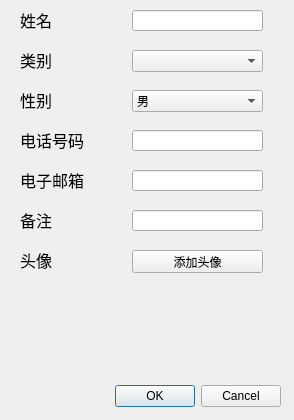
<?xml version="1.0" encoding="UTF-8"?>
<ui version="4.0">
 <class>AddAddressDialog</class>
 <widget class="QDialog" name="AddAddressDialog">
  <property name="geometry">
   <rect>
    <x>0</x>
    <y>0</y>
    <width>294</width>
    <height>420</height>
   </rect>
  </property>
  <property name="sizePolicy">
   <sizepolicy hsizetype="Fixed" vsizetype="Fixed">
    <horstretch>0</horstretch>
    <verstretch>0</verstretch>
   </sizepolicy>
  </property>
  <property name="minimumSize">
   <size>
    <width>294</width>
    <height>420</height>
   </size>
  </property>
  <property name="maximumSize">
   <size>
    <width>294</width>
    <height>420</height>
   </size>
  </property>
  <property name="windowTitle">
   <string>添加联系人</string>
  </property>
  <property name="windowIcon">
   <iconset resource="resource.qrc">
    <normaloff>:/Img/Img/blenderIcon.png</normaloff>:/Img/Img/blenderIcon.png</iconset>
  </property>
  <property name="styleSheet">
   <string notr="true"/>
  </property>
  <widget class="QDialogButtonBox" name="buttonBox">
   <property name="geometry">
    <rect>
     <x>80</x>
     <y>380</y>
     <width>201</width>
     <height>32</height>
    </rect>
   </property>
   <property name="font">
    <font>
     <family>微软雅黑</family>
    </font>
   </property>
   <property name="styleSheet">
    <string notr="true">QPushButton :: Activate{
    border: 2px solid lightblue
}</string>
   </property>
   <property name="orientation">
    <enum>Qt::Horizontal</enum>
   </property>
   <property name="standardButtons">
    <set>QDialogButtonBox::Cancel|QDialogButtonBox::Ok</set>
   </property>
  </widget>
  <widget class="QLabel" name="label_2">
   <property name="geometry">
    <rect>
     <x>20</x>
     <y>10</y>
     <width>101</width>
     <height>20</height>
    </rect>
   </property>
   <property name="font">
    <font>
     <family>微软雅黑</family>
     <pointsize>12</pointsize>
    </font>
   </property>
   <property name="text">
    <string>姓名</string>
   </property>
  </widget>
  <widget class="QLineEdit" name="name">
   <property name="geometry">
    <rect>
     <x>132</x>
     <y>10</y>
     <width>131</width>
     <height>21</height>
    </rect>
   </property>
   <property name="font">
    <font>
     <family>微软雅黑</family>
     <pointsize>9</pointsize>
    </font>
   </property>
   <property name="text">
    <string/>
   </property>
   <property name="maxLength">
    <number>20</number>
   </property>
   <property name="clearButtonEnabled">
    <bool>true</bool>
   </property>
  </widget>
  <widget class="QLabel" name="label_3">
   <property name="geometry">
    <rect>
     <x>20</x>
     <y>50</y>
     <width>101</width>
     <height>20</height>
    </rect>
   </property>
   <property name="font">
    <font>
     <family>微软雅黑</family>
     <pointsize>12</pointsize>
    </font>
   </property>
   <property name="text">
    <string>类别</string>
   </property>
  </widget>
  <widget class="QLabel" name="label_4">
   <property name="geometry">
    <rect>
     <x>20</x>
     <y>90</y>
     <width>101</width>
     <height>20</height>
    </rect>
   </property>
   <property name="font">
    <font>
     <family>微软雅黑</family>
     <pointsize>12</pointsize>
    </font>
   </property>
   <property name="text">
    <string>性别</string>
   </property>
  </widget>
  <widget class="QLineEdit" name="phone">
   <property name="geometry">
    <rect>
     <x>132</x>
     <y>130</y>
     <width>131</width>
     <height>21</height>
    </rect>
   </property>
   <property name="font">
    <font>
     <family>微软雅黑</family>
     <pointsize>9</pointsize>
    </font>
   </property>
   <property name="text">
    <string/>
   </property>
   <property name="maxLength">
    <number>20</number>
   </property>
   <property name="clearButtonEnabled">
    <bool>true</bool>
   </property>
  </widget>
  <widget class="QLabel" name="label_5">
   <property name="geometry">
    <rect>
     <x>20</x>
     <y>130</y>
     <width>101</width>
     <height>20</height>
    </rect>
   </property>
   <property name="font">
    <font>
     <family>微软雅黑</family>
     <pointsize>12</pointsize>
    </font>
   </property>
   <property name="text">
    <string>电话号码</string>
   </property>
  </widget>
  <widget class="QLineEdit" name="email">
   <property name="geometry">
    <rect>
     <x>132</x>
     <y>170</y>
     <width>131</width>
     <height>21</height>
    </rect>
   </property>
   <property name="font">
    <font>
     <family>微软雅黑</family>
     <pointsize>9</pointsize>
    </font>
   </property>
   <property name="text">
    <string/>
   </property>
   <property name="maxLength">
    <number>30</number>
   </property>
   <property name="clearButtonEnabled">
    <bool>true</bool>
   </property>
  </widget>
  <widget class="QLabel" name="label_6">
   <property name="geometry">
    <rect>
     <x>20</x>
     <y>170</y>
     <width>101</width>
     <height>20</height>
    </rect>
   </property>
   <property name="font">
    <font>
     <family>微软雅黑</family>
     <pointsize>12</pointsize>
    </font>
   </property>
   <property name="text">
    <string>电子邮箱</string>
   </property>
  </widget>
  <widget class="QComboBox" name="type">
   <property name="geometry">
    <rect>
     <x>132</x>
     <y>50</y>
     <width>131</width>
     <height>22</height>
    </rect>
   </property>
   <property name="font">
    <font>
     <family>微软雅黑</family>
    </font>
   </property>
  </widget>
  <widget class="QLineEdit" name="note">
   <property name="geometry">
    <rect>
     <x>132</x>
     <y>210</y>
     <width>131</width>
     <height>21</height>
    </rect>
   </property>
   <property name="font">
    <font>
     <family>微软雅黑</family>
     <pointsize>9</pointsize>
    </font>
   </property>
   <property name="text">
    <string/>
   </property>
   <property name="clearButtonEnabled">
    <bool>true</bool>
   </property>
  </widget>
  <widget class="QLabel" name="label_7">
   <property name="geometry">
    <rect>
     <x>20</x>
     <y>210</y>
     <width>101</width>
     <height>20</height>
    </rect>
   </property>
   <property name="font">
    <font>
     <family>微软雅黑</family>
     <pointsize>12</pointsize>
    </font>
   </property>
   <property name="text">
    <string>备注</string>
   </property>
  </widget>
  <widget class="QLabel" name="label_8">
   <property name="geometry">
    <rect>
     <x>20</x>
     <y>250</y>
     <width>101</width>
     <height>20</height>
    </rect>
   </property>
   <property name="font">
    <font>
     <family>微软雅黑</family>
     <pointsize>12</pointsize>
    </font>
   </property>
   <property name="text">
    <string>头像</string>
   </property>
  </widget>
  <widget class="QPushButton" name="buttonAddAvatar">
   <property name="geometry">
    <rect>
     <x>132</x>
     <y>250</y>
     <width>131</width>
     <height>23</height>
    </rect>
   </property>
   <property name="font">
    <font>
     <family>微软雅黑</family>
    </font>
   </property>
   <property name="text">
    <string>添加头像</string>
   </property>
  </widget>
  <widget class="QLabel" name="labelShowAvatar">
   <property name="geometry">
    <rect>
     <x>112</x>
     <y>290</y>
     <width>80</width>
     <height>80</height>
    </rect>
   </property>
   <property name="text">
    <string/>
   </property>
  </widget>
  <widget class="QComboBox" name="sex">
   <property name="geometry">
    <rect>
     <x>132</x>
     <y>90</y>
     <width>131</width>
     <height>22</height>
    </rect>
   </property>
   <property name="font">
    <font>
     <family>微软雅黑</family>
    </font>
   </property>
   <property name="layoutDirection">
    <enum>Qt::LeftToRight</enum>
   </property>
   <property name="editable">
    <bool>false</bool>
   </property>
   <item>
    <property name="text">
     <string>男</string>
    </property>
   </item>
   <item>
    <property name="text">
     <string>女</string>
    </property>
   </item>
  </widget>
 </widget>
 <tabstops>
  <tabstop>name</tabstop>
  <tabstop>type</tabstop>
  <tabstop>sex</tabstop>
  <tabstop>phone</tabstop>
  <tabstop>email</tabstop>
  <tabstop>note</tabstop>
  <tabstop>buttonAddAvatar</tabstop>
 </tabstops>
 <resources>
  <include location="resource.qrc"/>
 </resources>
 <connections>
  <connection>
   <sender>buttonBox</sender>
   <signal>accepted()</signal>
   <receiver>AddAddressDialog</receiver>
   <slot>accept()</slot>
   <hints>
    <hint type="sourcelabel">
     <x>248</x>
     <y>254</y>
    </hint>
    <hint type="destinationlabel">
     <x>157</x>
     <y>274</y>
    </hint>
   </hints>
  </connection>
  <connection>
   <sender>buttonBox</sender>
   <signal>rejected()</signal>
   <receiver>AddAddressDialog</receiver>
   <slot>reject()</slot>
   <hints>
    <hint type="sourcelabel">
     <x>316</x>
     <y>260</y>
    </hint>
    <hint type="destinationlabel">
     <x>286</x>
     <y>274</y>
    </hint>
   </hints>
  </connection>
 </connections>
</ui>
